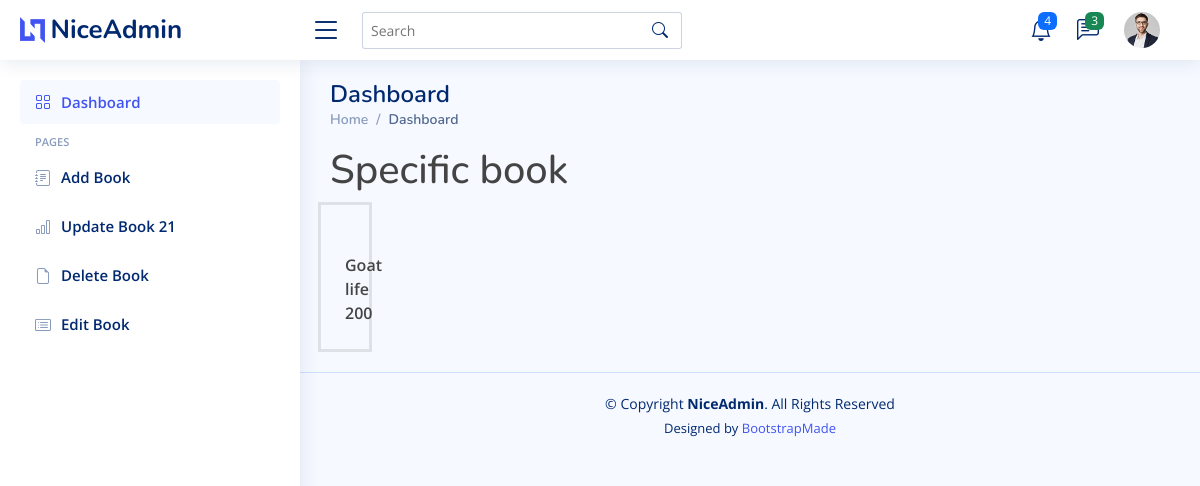
The page /adminpanel/searchbook/21 on the database its author committed.
### book_app/models.py (models this page shows, shortened)
class Book(models.Model) :
    title = models.CharField(max_length=50,null=True)
    price = models.IntegerField(null=True)
    author = models.ForeignKey(Author, on_delete=models.CASCADE,null=True)
    quantity = models.IntegerField()
    image = models.ImageField(upload_to='book_media')

### book_app/views.py (the view)
# urls.py: path('searchbook/<int:book_id>',views.view_specific,name='detail'),
def view_specific(request,book_id) :
    book = Book.objects.get(id=book_id)
    return render(request,'admin/viewspecific.html',{'book':book})

### templates/admin/viewspecific.html (shortened to what this page needs)
{% extends 'admin/base.html' %} {% load static %} {% block content %}
        <h1>Specific book</h1> <br>
        <div class="d-flex bg-gradient1">
            <div class="row">
                <div class="col-md-3 border border-3 p-4">
                    <div class="col-md-3 fw-semibold text-center m-auto">
                        {{book.title}}
                        {{book.price}}
                    </div>
                </div>
            </div>
        </div>
{% endblock %}

### templates/admin/base.html (shortened to what this page needs)
<!DOCTYPE html>
{% load static %}
<html lang="en">
<head>
  <link href="{% static 'assets/vendor/bootstrap/css/bootstrap.min.css' %}" rel="stylesheet">
  <link href="{% static 'assets/vendor/bootstrap-icons/bootstrap-icons.css' %}" rel="stylesheet">
  <link href="{% static 'assets/vendor/boxicons/css/boxicons.min.css' %}" rel="stylesheet">
  <link href="{% static 'assets/vendor/quill/quill.snow.css' %}" rel="stylesheet">
  <link href="{% static 'assets/vendor/quill/quill.bubble.css' %}" rel="stylesheet">
  <link href="{% static 'assets/vendor/remixicon/remixicon.css' %}" rel="stylesheet">
  <link href="{% static 'assets/vendor/simple-datatables/style.css' %}" rel="stylesheet">
  <link href="{% static 'assets/css/style.css' %}" rel="stylesheet">
</head>
<body>
  <header id="header" class="header fixed-top d-flex align-items-center">
    <div class="d-flex align-items-center justify-content-between">
      <a href="{% static 'index.html' %}" class="logo d-flex align-items-center">
        <img src="{% static 'assets/img/logo.png' %}" alt="">
        <span class="d-none d-lg-block">NiceAdmin</span>
      </a>
      <i class="bi bi-list toggle-sidebar-btn"></i>
    </div>
    <div class="search-bar">
      <form class="search-form d-flex align-items-center" method="get" action="{% url 'search' %}">
        <input type="text" name="q" placeholder="Search" title="Search Book">
        <button type="submit" title="Search"><i class="bi bi-search"></i></button>
      </form>
    </div>
    <nav class="header-nav ms-auto">
      <ul class="d-flex align-items-center">
        <li class="nav-item dropdown">
          <a class="nav-link nav-icon" href="#" data-bs-toggle="dropdown">
            <i class="bi bi-bell"></i>
            <span class="badge bg-primary badge-number">4</span>
          </a>
        </li>
        <li class="nav-item dropdown">
          <a class="nav-link nav-icon" href="#" data-bs-toggle="dropdown">
            <i class="bi bi-chat-left-text"></i>
            <span class="badge bg-success badge-number">3</span>
          </a>
        </li>
        <li class="nav-item dropdown pe-3">
          <a class="nav-link nav-profile d-flex align-items-center pe-4" href="#" data-bs-toggle="dropdown">
            <img src="{% static 'assets/img/profile-img.jpg' %}" alt="Profile" class="rounded-circle">
        </a>
        </li>
      </ul>
    </nav>
  </header>
  <aside id="sidebar" class="sidebar">
    <ul class="sidebar-nav" id="sidebar-nav">
      <li class="nav-item">
        <a class="nav-link " href="{% url 'listview' %}">
          <i class="bi bi-grid"></i>
          <span>Dashboard</span>
        </a>
      </li>
      <li class="nav-heading">Pages</li>
      <li class="nav-item">
        <a class="nav-link collapsed" href="{% url 'createbook' %}">
          <i class="bi bi-journal-text"></i>
          <span>Add Book</span>
        </a>
      </li>
      <li class="nav-item">
        <a class="nav-link collapsed" href="">
          <i class="bi bi-bar-chart"></i>
          <span>Update Book {{book.id}}</span>
        </a>
      </li>
      <li class="nav-item">
        <a class="nav-link collapsed" href="pages-contact.html">
          <i class="bi bi-file-earmark"></i>
          <span>Delete Book</span>
        </a>
      </li>
      <li class="nav-item">
        <a class="nav-link collapsed" href="pages-register.html">
          <i class="bi bi-card-list"></i>
          <span>Edit Book</span>
        </a>
      </li>
    </ul>
  </aside>
  <main id="main" class="main">
    <div class="pagetitle">
      <h1>Dashboard</h1>
      <nav>
        <ol class="breadcrumb">
          <li class="breadcrumb-item"><a href="index.html">Home</a></li>
          <li class="breadcrumb-item active">Dashboard</li>
        </ol>
      </nav>
    </div>
    <section class="section dashboard">
      <div class="row">
        {% block content %}
            {% endblock %}
      </div>
    </section>
  </main>
  <footer id="footer" class="footer">
    <div class="copyright">
      &copy; Copyright <strong><span>NiceAdmin</span></strong>. All Rights Reserved
    </div>
    <div class="credits">
      Designed by <a href="https://bootstrapmade.com/">BootstrapMade</a>
    </div>
  </footer>
</body>
</html>

### static/assets/css/style.css (style rules this page uses)
:root { scroll-behavior: smooth; }
body { font-family: "Open Sans", sans-serif; background: #f6f9ff; color: #444444; }
a { color: #4154f1; text-decoration: none; }
h1, h2, h3, h4, h5, h6 { font-family: "Nunito", sans-serif; }
#main { margin-top: 60px; padding: 20px 30px; transition: all 0.3s; }
.pagetitle { margin-bottom: 10px; }
.pagetitle h1 { font-size: 24px; margin-bottom: 0; font-weight: 600; color: #012970; }
.breadcrumb { font-size: 14px; font-family: "Nunito", sans-serif; color: #899bbd; font-weight: 600; }
.breadcrumb a { color: #899bbd; transition: 0.3s; }
.breadcrumb .breadcrumb-item::before { color: #899bbd; }
.breadcrumb .active { color: #51678f; font-weight: 600; }
.logo { line-height: 1; }
@media (min-width: 1200px) { .logo { width: 280px; } }
.logo img { max-height: 26px; margin-right: 6px; }
.logo span { font-size: 26px; font-weight: 700; color: #012970; font-family: "Nunito", sans-serif; }
.header { transition: all 0.5s; z-index: 997; height: 60px; box-shadow: 0px 2px 20px rgba(1, 41, 112, 0.1); background-color: #fff; padding-left: 20px; }
.header .toggle-sidebar-btn { font-size: 32px; padding-left: 10px; cursor: pointer; color: #012970; }
.header .search-bar { min-width: 360px; padding: 0 20px; }
.header .search-form { width: 100%; }
.header .search-form input { border: 0; font-size: 14px; color: #012970; border: 1px solid rgba(1, 41, 112, 0.2); padding: 7px 38px 7px 8px; border-radius: 3px; transition: 0.3s; width: 100%; }
.header .search-form button { border: 0; padding: 0; margin-left: -30px; background: none; }
.header .search-form button i { color: #012970; }
.header-nav ul { list-style: none; }
.header-nav>ul { margin: 0; padding: 0; }
.header-nav .nav-icon { font-size: 22px; color: #012970; margin-right: 25px; position: relative; }
.header-nav .nav-profile { color: #012970; }
.header-nav .nav-profile img { max-height: 36px; }
.header-nav .badge-number { position: absolute; inset: -2px -5px auto auto; font-weight: normal; font-size: 12px; padding: 3px 6px; }
.sidebar { position: fixed; top: 60px; left: 0; bottom: 0; width: 300px; z-index: 996; transition: all 0.3s; padding: 20px; overflow-y: auto; scrollbar-width: thin; scrollbar-color: #aab7cf transparent; box-shadow: 0px 0px 20px rgba(1, 41, 112, 0.1); background-color: #fff; }
@media (min-width: 1200px) { #main, #footer { margin-left: 300px; } }
.sidebar-nav { padding: 0; margin: 0; list-style: none; }
.sidebar-nav li { padding: 0; margin: 0; list-style: none; }
.sidebar-nav .nav-item { margin-bottom: 5px; }
.sidebar-nav .nav-heading { font-size: 11px; text-transform: uppercase; color: #899bbd; font-weight: 600; margin: 10px 0 5px 15px; }
.sidebar-nav .nav-link { display: flex; align-items: center; font-size: 15px; font-weight: 600; color: #4154f1; transition: 0.3; background: #f6f9ff; padding: 10px 15px; border-radius: 4px; }
.sidebar-nav .nav-link i { font-size: 16px; margin-right: 10px; color: #4154f1; }
.sidebar-nav .nav-link.collapsed { color: #012970; background: #fff; }
.sidebar-nav .nav-link.collapsed i { color: #899bbd; }
.footer { padding: 20px 0; font-size: 14px; transition: all 0.3s; border-top: 1px solid #cddfff; }
.footer .copyright { text-align: center; color: #012970; }
.footer .credits { padding-top: 5px; text-align: center; font-size: 13px; color: #012970; }

### rows shown on the page
Book: id "21", title "Goat life", price "200"
